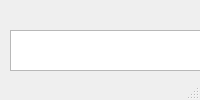
<?xml version="1.0" encoding="UTF-8"?>
<ui version="4.0">
 <class>MainWindow</class>
 <widget class="QMainWindow" name="MainWindow">
  <property name="enabled">
   <bool>true</bool>
  </property>
  <property name="windowTitle">
   <string>MainWindow</string>
  </property>
  <widget class="QWidget" name="centralwidget">
   <widget class="QSplitter" name="splitter_2">
    <property name="geometry">
     <rect>
      <x>10</x>
      <y>150</y>
      <width>421</width>
      <height>51</height>
     </rect>
    </property>
    <property name="orientation">
     <enum>Qt::Horizontal</enum>
    </property>
    <widget class="QPushButton" name="pushButton_4">
     <property name="font">
      <font>
       <family>Microsoft YaHei UI</family>
       <pointsize>20</pointsize>
       <weight>75</weight>
       <bold>true</bold>
      </font>
     </property>
     <property name="text">
      <string>4</string>
     </property>
    </widget>
    <widget class="QPushButton" name="pushButton_5">
     <property name="font">
      <font>
       <family>Microsoft YaHei UI</family>
       <pointsize>20</pointsize>
       <weight>75</weight>
       <bold>true</bold>
      </font>
     </property>
     <property name="text">
      <string>5</string>
     </property>
    </widget>
    <widget class="QPushButton" name="pushButton_6">
     <property name="font">
      <font>
       <family>Microsoft YaHei UI</family>
       <pointsize>20</pointsize>
       <weight>75</weight>
       <bold>true</bold>
      </font>
     </property>
     <property name="text">
      <string>6</string>
     </property>
    </widget>
   </widget>
   <widget class="QSplitter" name="splitter_3">
    <property name="geometry">
     <rect>
      <x>10</x>
      <y>210</y>
      <width>421</width>
      <height>51</height>
     </rect>
    </property>
    <property name="orientation">
     <enum>Qt::Horizontal</enum>
    </property>
    <widget class="QPushButton" name="pushButton_7">
     <property name="font">
      <font>
       <family>Microsoft YaHei UI</family>
       <pointsize>20</pointsize>
       <weight>75</weight>
       <bold>true</bold>
      </font>
     </property>
     <property name="text">
      <string>7</string>
     </property>
    </widget>
    <widget class="QPushButton" name="pushButton_8">
     <property name="font">
      <font>
       <family>Microsoft YaHei UI</family>
       <pointsize>20</pointsize>
       <weight>75</weight>
       <bold>true</bold>
      </font>
     </property>
     <property name="text">
      <string>8</string>
     </property>
    </widget>
    <widget class="QPushButton" name="pushButton_9">
     <property name="font">
      <font>
       <family>Microsoft YaHei UI</family>
       <pointsize>20</pointsize>
       <weight>75</weight>
       <bold>true</bold>
      </font>
     </property>
     <property name="text">
      <string>9</string>
     </property>
    </widget>
   </widget>
   <widget class="QSplitter" name="splitter_4">
    <property name="geometry">
     <rect>
      <x>10</x>
      <y>270</y>
      <width>421</width>
      <height>51</height>
     </rect>
    </property>
    <property name="orientation">
     <enum>Qt::Horizontal</enum>
    </property>
    <widget class="QPushButton" name="pushButton_0">
     <property name="font">
      <font>
       <family>Microsoft YaHei UI</family>
       <pointsize>20</pointsize>
       <weight>75</weight>
       <bold>true</bold>
      </font>
     </property>
     <property name="text">
      <string>0</string>
     </property>
    </widget>
    <widget class="QPushButton" name="pushButton_point">
     <property name="font">
      <font>
       <family>Microsoft YaHei UI</family>
       <pointsize>20</pointsize>
       <weight>75</weight>
       <bold>true</bold>
      </font>
     </property>
     <property name="text">
      <string>.</string>
     </property>
    </widget>
    <widget class="QPushButton" name="pushButton_Sterge">
     <property name="font">
      <font>
       <family>Microsoft YaHei UI</family>
       <pointsize>20</pointsize>
       <weight>75</weight>
       <bold>true</bold>
      </font>
     </property>
     <property name="text">
      <string>sterge</string>
     </property>
    </widget>
   </widget>
   <widget class="QPushButton" name="pushButton_Enter">
    <property name="geometry">
     <rect>
      <x>10</x>
      <y>330</y>
      <width>421</width>
      <height>51</height>
     </rect>
    </property>
    <property name="font">
     <font>
      <family>Microsoft YaHei UI</family>
      <pointsize>20</pointsize>
      <weight>75</weight>
      <bold>true</bold>
     </font>
    </property>
    <property name="text">
     <string>enter</string>
    </property>
   </widget>
   <widget class="QTextEdit" name="textEdit">
    <property name="geometry">
     <rect>
      <x>10</x>
      <y>30</y>
      <width>421</width>
      <height>41</height>
     </rect>
    </property>
   </widget>
   <widget class="QPushButton" name="pushButton_Porneste">
    <property name="geometry">
     <rect>
      <x>450</x>
      <y>150</y>
      <width>251</width>
      <height>101</height>
     </rect>
    </property>
    <property name="font">
     <font>
      <family>Segoe UI</family>
      <pointsize>18</pointsize>
      <weight>75</weight>
      <bold>true</bold>
     </font>
    </property>
    <property name="styleSheet">
     <string notr="true">background-color: rgb(255, 232, 117);</string>
    </property>
    <property name="text">
     <string>PORNESTE UMPLERE</string>
    </property>
   </widget>
   <widget class="QLabel" name="label_status_l">
    <property name="geometry">
     <rect>
      <x>450</x>
      <y>100</y>
      <width>71</width>
      <height>21</height>
     </rect>
    </property>
    <property name="font">
     <font>
      <family>Segoe UI</family>
      <pointsize>14</pointsize>
      <weight>75</weight>
      <bold>true</bold>
     </font>
    </property>
    <property name="text">
     <string>Status:</string>
    </property>
   </widget>
   <widget class="QLabel" name="label_status">
    <property name="geometry">
     <rect>
      <x>520</x>
      <y>100</y>
      <width>51</width>
      <height>21</height>
     </rect>
    </property>
    <property name="font">
     <font>
      <family>Segoe UI</family>
      <pointsize>14</pointsize>
      <weight>75</weight>
      <bold>true</bold>
     </font>
    </property>
    <property name="text">
     <string>Oprit</string>
    </property>
   </widget>
   <widget class="QLabel" name="label_valoare">
    <property name="geometry">
     <rect>
      <x>460</x>
      <y>30</y>
      <width>231</width>
      <height>41</height>
     </rect>
    </property>
    <property name="font">
     <font>
      <family>Segoe UI</family>
      <pointsize>14</pointsize>
      <weight>75</weight>
      <bold>true</bold>
     </font>
    </property>
    <property name="text">
     <string>Oprit</string>
    </property>
   </widget>
   <widget class="QLabel" name="label">
    <property name="geometry">
     <rect>
      <x>470</x>
      <y>280</y>
      <width>231</width>
      <height>121</height>
     </rect>
    </property>
    <property name="text">
     <string/>
    </property>
    <property name="pixmap">
     <pixmap>../GBTapp/logo-gbt-2019.png</pixmap>
    </property>
   </widget>
   <widget class="QSplitter" name="splitter">
    <property name="geometry">
     <rect>
      <x>10</x>
      <y>90</y>
      <width>421</width>
      <height>51</height>
     </rect>
    </property>
    <property name="orientation">
     <enum>Qt::Horizontal</enum>
    </property>
    <widget class="QPushButton" name="pushButton_1">
     <property name="font">
      <font>
       <family>Microsoft YaHei UI</family>
       <pointsize>20</pointsize>
       <weight>75</weight>
       <bold>true</bold>
      </font>
     </property>
     <property name="text">
      <string>1</string>
     </property>
    </widget>
    <widget class="QPushButton" name="pushButton_2">
     <property name="font">
      <font>
       <family>Microsoft YaHei UI</family>
       <pointsize>20</pointsize>
       <weight>75</weight>
       <bold>true</bold>
      </font>
     </property>
     <property name="text">
      <string>2</string>
     </property>
    </widget>
    <widget class="QPushButton" name="pushButton_3">
     <property name="font">
      <font>
       <family>Microsoft YaHei UI</family>
       <pointsize>20</pointsize>
       <weight>75</weight>
       <bold>true</bold>
      </font>
     </property>
     <property name="text">
      <string>3</string>
     </property>
    </widget>
   </widget>
  </widget>
  <widget class="QMenuBar" name="menubar">
   <property name="geometry">
    <rect>
     <x>0</x>
     <y>0</y>
     <width>720</width>
     <height>21</height>
    </rect>
   </property>
  </widget>
  <widget class="QStatusBar" name="statusbar"/>
 </widget>
 <resources/>
 <connections/>
</ui>
